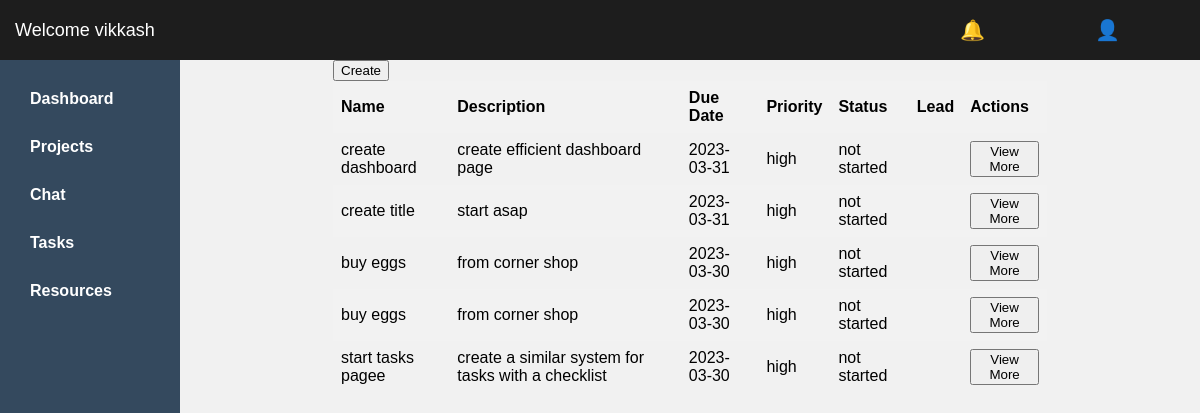
Screenshot of /projects (signed in) with the database file from the repository.
### app.py (models this page shows)
class User(db.Model):
    __tablename__ = 'users'
    id = db.Column(db.Integer, primary_key=True)
    username = db.Column(db.String(80), unique=True, nullable=False)
    password = db.Column(db.String(80), nullable=False)

class Project(db.Model):
    __tablename__ = 'projects'
    id = db.Column(db.Integer, primary_key=True)
    name = db.Column(db.String(80), nullable=False)
    description = db.Column(db.String(255), nullable=False)
    due_date = db.Column(db.DateTime, nullable=False)
    priority = db.Column(db.String(20), nullable=False)
    status = db.Column(db.String(80), nullable=False)
    user_id = db.Column(db.Integer, db.ForeignKey('users.id'), nullable=False)
    user = db.relationship('User', backref=db.backref('projects', lazy=False))

### app.py (the view, shortened to what this page needs)
@app.route('/projects', methods=['GET', 'POST'])
def projects():
    user_id = session.get('user_id', None)
    if not user_id:
        return redirect(url_for('home'))
    user = User.query.get(user_id)
    projects = Project.query.all()
    return render_template('projects.html', user=user, projects=projects)

### templates/projects.html (shortened to what this page needs)
{% extends 'base.html' %}
{% block content %}
<div style="margin: 0 auto; width: 70%;">
    <button onclick="showForm()">Create</button>
    <table>
        <thead>
          <tr>
            <th>Name</th>
            <th>Description</th>
            <th>Due Date</th>
            <th>Priority</th>
            <th>Status</th>
            <th>Lead</th>
            <th>Actions</th>
          </tr>
        </thead>
        <tbody>
          {% for project in projects %}
          <tr>
              <td>{{ project.name }}</td>
              <td>{{ project.description }}</td>
              <td>{{ project.due_date.strftime('%Y-%m-%d') }}</td>
              <td>{{ project.priority }}</td>
              <td>{{ project.status }}</td>
              <td>{{ project.user.name }}</td>
              <td><button onclick="viewMore('{{ project.id }}', '{{ project.name }}', '{{ project.description }}', '{{ project.due_date }}', '{{ project.priority }}', '{{ project.status }}')">View More</button></td>
            </tr>
          {% endfor %}
        </tbody>
    </table>
</div>
{% endblock %}

### templates/base.html (shortened to what this page needs)
<!DOCTYPE html>
<html>
<head>
    <link rel="stylesheet" type="text/css" href="{{ url_for('static', filename='dashboard.css') }}">
</head>
<body>
    <div class="top-bar">
        <div class="user-info">
            <div class="top-bar__username">Welcome {{ user.username }}</div>
            <div class="top-bar__icon dropdown">
                <div class="icon">🔔</div>
              </div>
              <div class="top-bar__icon dropdown">
                <div class="icon">👤</div>
              </div>
            </div>
        </div>
    <div class="sidebar">
        <ul>
            <li class="sidebar__item"><a href="{{ url_for('dashboard') }}">Dashboard</a></li>
            <li class="sidebar__item"><a href="{{ url_for('projects') }}">Projects</a></li>
            <li class="sidebar__item"><a href="{{ url_for('chat') }}">Chat</a></li>
            <li class="sidebar__item"><a href="{{ url_for('tasks') }}">Tasks</a></li>
            <li class="sidebar__item"><a href="{{ url_for('resources') }}">Resources</a></li>
        </ul>
    </div>
    <div class="container", >
        {% block content %}{% endblock %}
    </div>
</body>
</html>

### static/dashboard.css (style rules this page uses)
body { background-color: #f1f1f1; font-family: Arial, sans-serif; margin: 0; padding: 0; }
.top-bar { background-color: #1d1d1d; color: #fff; height: 60px; display: flex; justify-content: flex-end; align-items: center; padding: 0 20px; }
.user-info { display: flex; align-items: center; word-wrap: break-word; }
.top-bar__username { position: absolute; left: 0; font-size: 18px; padding: 15px; }
.top-bar__icon { margin-left: 50px; padding-right: 60px; font-size: 20px; display: inline-block; }
.dropdown { position: relative; }
.sidebar { background-color: #34495e; color: #fff; height: 100%; position: fixed; left: 0; bottom: 0; top: 60px; width: 140px; padding: 20px; }
.sidebar__item { margin-bottom: 10px; padding: 10px; border-radius: 5px; transition: background-color 0.2s ease-in-out; margin-right: auto; }
.sidebar a { text-decoration: none; color: #fff; font-size: 16px; font-weight: bold; }
.sidebar ul { list-style: none; padding: 0; margin: 0; }
.container { position: absolute; top: 60px; left: 180px; right: 0; bottom: 0; overflow: auto; }

### templates/projects.html (style rules this page uses)
table { border-collapse: collapse; width: 100%; }
th, td { text-align: left; padding: 8px; }
th { background-color: #f2f2f2; font-weight: bold; }
tr:nth-child(even) { background-color: #f2f2f2; }

### rows the page displays
User: username "vikkash"
Project: name "create dashboard", description "create efficient dashboard page", due_date "2023-03-31", priority "high", status "not started"
Project: name "create title", description "start asap", due_date "2023-03-31", priority "high", status "not started"
Project: name "buy eggs", description "from corner shop", due_date "2023-03-30", priority "high", status "not started"
Project: name "buy eggs", description "from corner shop", due_date "2023-03-30", priority "high", status "not started"
Project: name "start tasks pagee", description "create a similar system for tasks with a checklist", due_date "2023-03-30", priority "high", status "not started"
